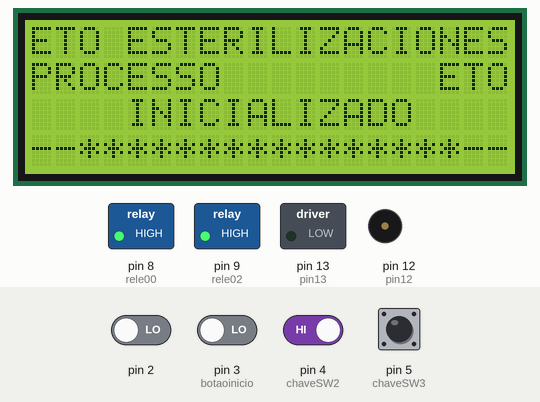
Simulated run of this sketch. Board: Arduino Uno, built with avr-gcc and run on an emulated ATmega328P. On the bench: 20×4 character LCD, switched loads named in the sketch (green lamp = pin HIGH), buzzer (waves = sounding). Inputs (shaded band) come from the test bench; at power-on: pin 4 (chaveSW2), pin 5 (chaveSW3) HIGH, pin 2, pin 3 (botaoinicio) LOW. What the sketch prints to the serial monitor is not drawn.

Above: at 2.3 s.
At 18.1 s:
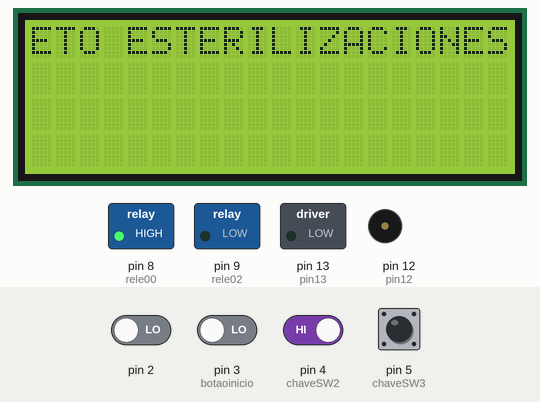
18.2 s: pin 2 driven HIGH
32.3 s: pin 3 (botaoinicio) driven HIGH and pin 4 (chaveSW2) driven LOW
35.7 s: pin 3 (botaoinicio) driven LOW
At 40.2 s:
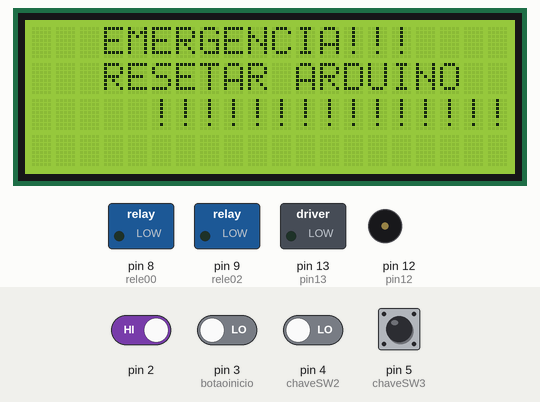
43.4 s: pin 3 (botaoinicio) driven HIGH
At 51.7 s:
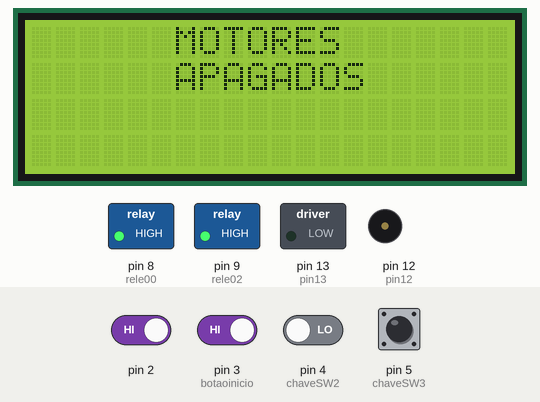
51.8 s: pin 4 (chaveSW2) driven HIGH
53.3 s: pin 3 (botaoinicio) driven LOW
At 73.1 s:
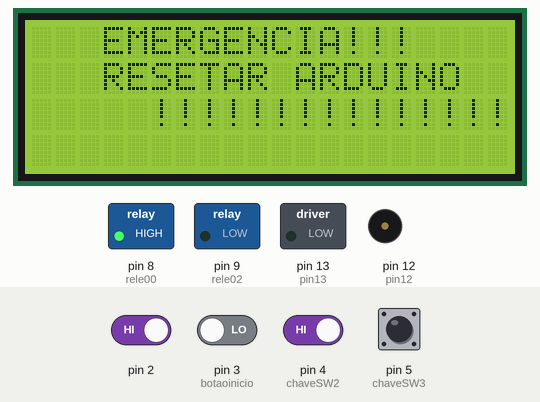
Timing chart, 0 to 75.2 s (numbered marks = the images above; inputs shaded):
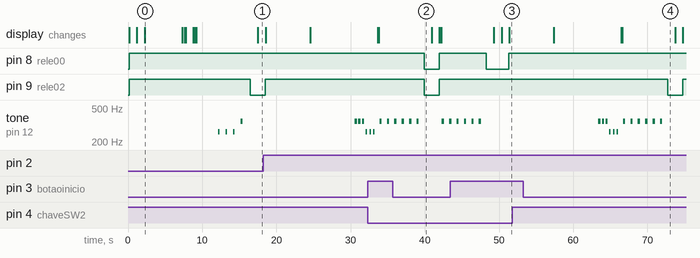

The sketch:

teste_dois_botoes_MOTORES_3_E_4_INTERRUP_AO_2.ino
```cpp
#include <Wire.h>
#include <LiquidCrystal_I2C.h>
// Inicializa o display no endereco 0x3F
LiquidCrystal_I2C lcd(0x3F,2,1,0,4,5,6,7,3, POSITIVE);

boolean start = true;
volatile boolean e_stop = false;
volatile boolean e_stop3 = false;

int botaoinicio = 3; // define pino 9 como entrada botao liga
int chaveSW2 = 4; // define botao 8 como botao desliga
int chaveSW3 = 5;
#define rele00 8 // rele motor 3
#define rele02 9 // rele motor 4
#define pin12 12
#define pin13 13

int estadorele00 = 1;
int estadorele02 = 1;
int estadorele08 = 1;
int i;


void setup() {
 Serial.begin(9600);
 delay(100);
 lcd.begin (20,4);

pinMode (pin12,OUTPUT);
pinMode (pin13,OUTPUT);
pinMode (botaoinicio, INPUT); // define como entrada
pinMode (chaveSW2, INPUT); // define como entrada
pinMode (chaveSW3, INPUT_PULLUP); // define como entrada
pinMode (rele00, OUTPUT); // define como saida
pinMode (rele02, OUTPUT); // define como saida

attachInterrupt(0,e_stop_ISR, RISING);

digitalWrite(rele00, estadorele00);
digitalWrite(rele02, estadorele02);

 lcd.setBacklight(HIGH);
  lcd.setCursor(0,0);
  lcd.print("ETO ESTERILIZACIONES");
  delay(1000);
  lcd.setCursor(0,1);
  lcd.print("PROCESSO         ETO");
  delay(1000);
  lcd.setCursor(0,2);
  lcd.print("    INICIALIZADO    ");
  lcd.setCursor(0,3);
  lcd.print("--****************--");
  delay(5000);
  delay(100);

    //Faz o efeito de deslocamento para esquerda
  for (i =0; i <20; i++){
  lcd.scrollDisplayLeft();
  delay(20);   }
  delay(1000);
  //Faz o efeito de deslocamento para esquerda
  for (i =0; i <20; i++){
  lcd.scrollDisplayLeft();
  delay(20);   }
  delay(3000);

    tone(12,262,200); //DO
    delay(1000);
    tone(12,262,200); //DO
    delay(1000);
    tone(12,262,200); //DO
    delay(1000);
    tone(12,349,300); //FA
    delay(1000);

}

void loop() {

 if(start == true){


    if(e_stop == false){
Serial.println("tudo ok");
delay(300);
    }
    else{

Serial.println("EMERGENCIA!!!! RESETAR ARDUINO");
digitalWrite (rele02, HIGH); // envia saida para nivel alto
digitalWrite (rele00,HIGH); // envia a saida para nivel baixo
delay (100);
  lcd.clear();
  lcd.setBacklight(HIGH);
  lcd.setCursor(3,0);
  lcd.print("EMERGENCIA!!!");
  delay(100);
  lcd.setCursor(3,1);
  lcd.print("RESETAR ARDUINO");
  lcd.setCursor(5,2);
  lcd.print("!!!!!!!!!!!!!!!");
  delay(100);

    tone(12,349,300); //FA RUÍDO ALARME
    delay(1000);
    tone(12,349,300); //FA RUÍDO ALARME
    delay(1000);
    tone(12,349,300); //FA RUÍDO ALARME
    delay(1000);
    tone(12,349,300); //FA RUÍDO ALARME
    delay(1000);
    tone(12,349,300); //FA RUÍDO ALARME
    delay(1000);
    tone(12,349,300); //FA RUÍDO ALARME
    delay(1000);

    }
    }

int valorInicio = digitalRead (botaoinicio);// le o valor de botao
int valorSW2 = digitalRead (chaveSW2); // le o valor de botao1
int valorSW3 = digitalRead (chaveSW3); // le o valor de botao2


if (valorInicio == HIGH && valorSW2 == LOW) {// Testa o estado dos botoes
digitalWrite (rele02, HIGH); // envia saida para nivel alto
digitalWrite (rele00,LOW); // envia a saida para nivel baixo
delay (1000);

  lcd.clear();
  lcd.setBacklight(HIGH);
  lcd.setCursor(0,0);
  lcd.print("ETO ESTERILIZACIONES");
  delay(1000);
  lcd.setCursor(6,1);
  lcd.print("MOTOR 3");
  lcd.setCursor(6,2);
  lcd.print("EN MARCHA");
  delay(1000);


int estadorele00 = 1;
int estadorele02 = 0;

}

if (valorInicio == LOW && valorSW2 == HIGH) { // Testa saida dos botoes
digitalWrite (rele00,HIGH); // envia a saida para nivel alto
digitalWrite (rele02,LOW); // envia a saida para nivel baixo
delay (1000);
  lcd.clear();
  lcd.setBacklight(HIGH);
  lcd.setCursor(0,0);
  lcd.print("ETO ESTERILIZACIONES");
  delay(1000);
  lcd.setCursor(6,1);
  lcd.print("MOTOR 4");
  lcd.setCursor(6,2);
  lcd.print("EN MARCHA");


int estadorele00 = 1;
int estadorele02 = 1;

}

digitalWrite(estadorele00,estadorele02);

if (valorSW3 == HIGH && valorInicio == LOW && valorSW2 == LOW) { // Testa saida dos botoes
digitalWrite (rele00,LOW); // envia a saida para nivel baixo
digitalWrite (rele02,LOW); // envia a saida para nivel baixo
delay (1000);

  lcd.clear();
  lcd.setBacklight(HIGH);
  lcd.setCursor(0,0);
  lcd.print("ETO ESTERILIZACIONES");
  delay(1000);
  lcd.setCursor(3,1);
  lcd.print("MOTORES 3 E 4");
  lcd.setCursor(6,2);
  lcd.print("EN MARCHA");

}

else{
  digitalWrite (rele00,HIGH); // envia a saida para nivel baixo

digitalWrite (rele02,HIGH); // envia a saida para nivel alto

  lcd.clear();
  lcd.setBacklight(HIGH);
  lcd.setCursor(6,0);
  lcd.print("MOTORES");
  lcd.setCursor(6,1);
  lcd.print("APAGADOS");
  delay(6000);
  lcd.clear();

  lcd.setBacklight(HIGH);
  lcd.setCursor(2,0);
  lcd.print("SEGUIR ARDUINO");
  lcd.setCursor(5,1);
  lcd.print("PROCESOS");
  delay(6000);

    tone(12,349,300); //FA
    delay(500);
    tone(12,349,300); //FA
    delay(500);
    tone(12,349,300); //FA
    delay(500);
    tone(12,262,200); //DO
    delay(500);
    tone(12,262,200); //DO
    delay(500);
    tone(12,262,200); //DO
    delay(500);

        }


}
  void e_stop_ISR(void){
  detachInterrupt(0);
  e_stop = !e_stop;

}
```

Measured:
- after the input at 35.7 s, pin 9 (rele02): HIGH → LOW after 4.2 s, → HIGH 2.0 s later
- after the input at 43.4 s, pin 9 (rele02): stays HIGH (without the input it goes to LOW after 4.9 s); tone on pin 12 (pin12): goes on until 47.6 s, then stays silent; the display: first differs from a run without the input after 6.9 s (image 3 shows a later state)
- after the input at 51.8 s, every drawn part: stays the same
- after the input at 53.3 s, pin 9 (rele02): HIGH → LOW after 19.4 s, → HIGH 2.0 s later
- by itself, tone on pin 12 (pin12): plays 349 Hz for 0.30 s, 349 Hz for 0.30 s, 349 Hz for 0.30 s, 262 Hz for 0.20 s
- what the display in image 0 shows lasts 5.1 s, from 2.2 s to 7.3 s
